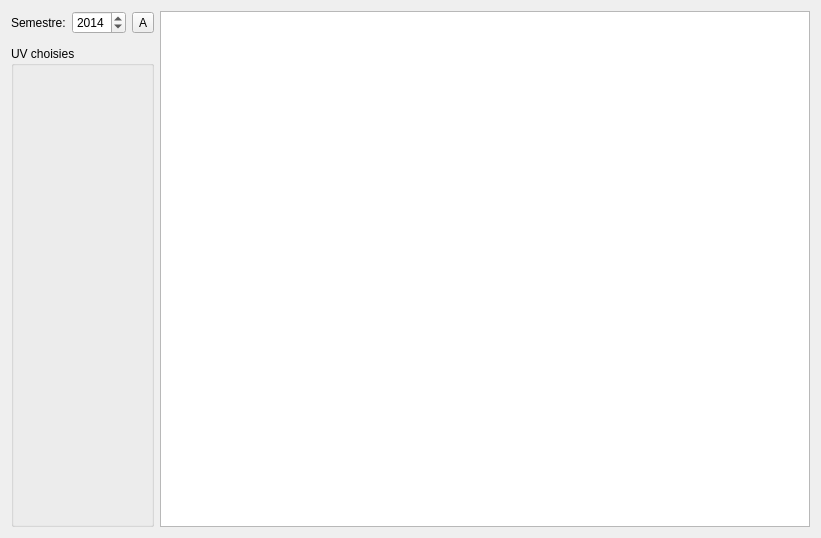
<?xml version="1.0" encoding="UTF-8"?>
<ui version="4.0">
 <class>QSemestreDialog</class>
 <widget class="QDialog" name="QSemestreDialog">
  <property name="windowModality">
   <enum>Qt::ApplicationModal</enum>
  </property>
  <property name="geometry">
   <rect>
    <x>0</x>
    <y>0</y>
    <width>821</width>
    <height>538</height>
   </rect>
  </property>
  <property name="windowTitle">
   <string>Dialog</string>
  </property>
  <property name="modal">
   <bool>true</bool>
  </property>
  <layout class="QVBoxLayout" name="verticalLayout_2">
   <item>
    <layout class="QHBoxLayout" name="horizontalLayout" stretch="0,1">
     <item>
      <layout class="QVBoxLayout" name="verticalLayout" stretch="0,0,1">
       <item>
        <layout class="QHBoxLayout" name="horizontalLayout_2">
         <item>
          <widget class="QLabel" name="label">
           <property name="text">
            <string>Semestre:</string>
           </property>
          </widget>
         </item>
         <item>
          <widget class="QSpinBox" name="spinAnnee">
           <property name="minimum">
            <number>1990</number>
           </property>
           <property name="maximum">
            <number>2025</number>
           </property>
           <property name="value">
            <number>2014</number>
           </property>
          </widget>
         </item>
         <item>
          <widget class="QToolButton" name="buttonSaison">
           <property name="text">
            <string>A</string>
           </property>
           <property name="checkable">
            <bool>false</bool>
           </property>
          </widget>
         </item>
        </layout>
       </item>
       <item>
        <widget class="QFiltreBranche" name="filtreBranche" native="true"/>
       </item>
       <item>
        <widget class="QGroupBox" name="groupUVChoisies">
         <property name="title">
          <string>UV choisies</string>
         </property>
         <layout class="QVBoxLayout" name="verticalLayout_3"/>
        </widget>
       </item>
      </layout>
     </item>
     <item>
      <widget class="QListWidget" name="listWidget"/>
     </item>
    </layout>
   </item>
  </layout>
 </widget>
 <customwidgets>
  <customwidget>
   <class>QFiltreBranche</class>
   <extends>QWidget</extends>
   <header>qfiltrebranche.h</header>
   <container>1</container>
  </customwidget>
 </customwidgets>
 <resources/>
 <connections/>
</ui>
